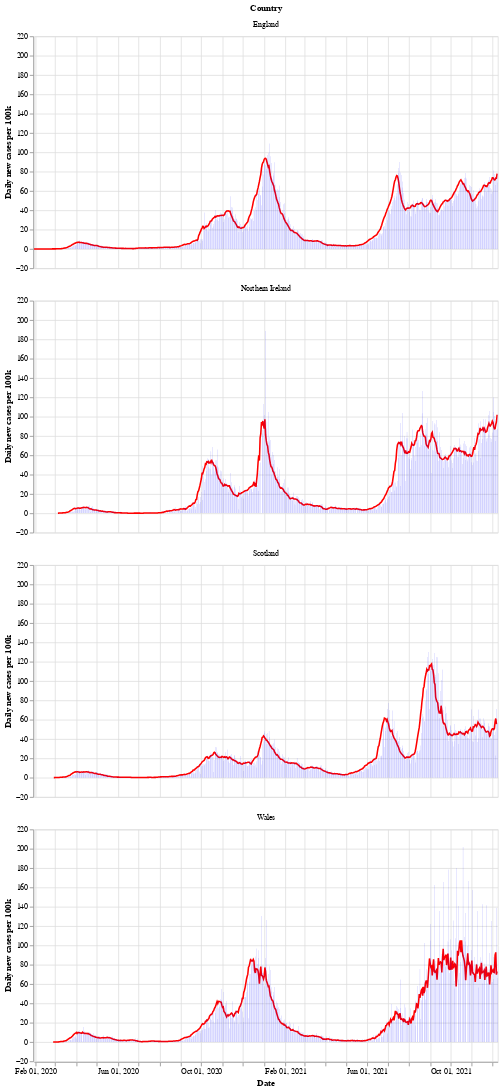

Here is the notebook cell this chart was saved with:
### Markdown cell above
Next is a bar chart of the number of new cases in each country (per 100k population), with the 7 day moving average of cases. Again we see that Wales saw a longer period of raising and falling cases compared to the other countries.

After a period of cases falling, each nation is now seeing a rise in the number of cases - especially in Wales.

### Code cell
# collapse
bars = alt.Chart(uk_cases).mark_bar().encode(
    x=alt.X("yearmonthdate(date):T", axis=alt.Axis(title='Date')),
    y=alt.Y("newCasesRate:Q", axis=alt.Axis(title='Daily new cases per 100k')),
    tooltip='newCasesRate',
    color=alt.condition(
        alt.datum.dailyChange > 0,
        alt.value("orange"),  # The positive color
        alt.value("blue")  # The negative color
    )
).properties(title='New cases per 100k population with rolling 7 day average', width=600).interactive()
line = alt.Chart(uk_cases).mark_line(
    color='red',
    size=2,
).transform_window(
    rolling_mean='mean(newCasesRate)',
    frame=[0, 7],
    groupby=['areaName']
).encode(
    x='yearmonthdate(date):T',
    y='rolling_mean:Q'
)
alt.layer(line, bars, data=uk_cases).facet(alt.Row('areaName', title='Country'), columns=1)

### Figure 1 — Vega-Lite specification as saved in the notebook (floating-point values rounded to 4 significant figures; data arrays with more than 128 entries replaced by an {"elided": "..."} marker saying what was removed)
{"config": {"view": {"continuousWidth": 400, "continuousHeight": 300}}, "data": {"name": "data-f29d7e93e2236059b51859f0671f1ed0"}, "facet": {"type": "nominal", "field": "areaName", "title": "Country"}, "spec": {"layer": [{"mark": {"type": "line", "color": "red", "size": 2}, "encoding": {"x": {"type": "temporal", "field": "date", "timeUnit": "yearmonthdate"}, "y": {"type": "quantitative", "field": "rolling_mean"}}, "transform": [{"window": [{"op": "mean", "field": "newCasesRate", "as": "rolling_mean"}], "frame": [0, 7], "groupby": ["areaName"]}]}, {"mark": "bar", "encoding": {"color": {"condition": {"value": "orange", "test": "(datum.dailyChange > 0)"}, "value": "blue"}, "tooltip": {"type": "quantitative", "field": "newCasesRate"}, "x": {"type": "temporal", "axis": {"title": "Date"}, "field": "date", "timeUnit": "yearmonthdate"}, "y": {"type": "quantitative", "axis": {"title": "Daily new cases per 100k"}, "field": "newCasesRate"}}, "selection": {"selector002": {"type": "interval", "bind": "scales", "encodings": ["x", "y"]}}, "title": "New cases per 100k population with rolling 7 day average", "width": 600}]}, "columns": 1, "$schema": "https://vega.github.io/schema/vega-lite/v4.8.1.json", "datasets": {"data-f29d7e93e2236059b51859f0671f1ed0": {"elided": "2624 records"}}}
